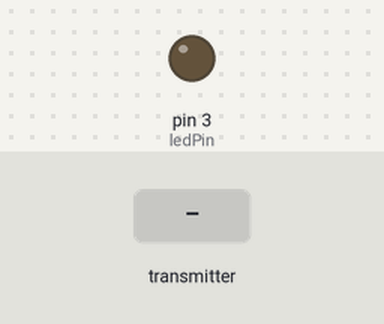
This sketch was run on a simulated Arduino Uno, built with avr-gcc and run on an emulated ATmega328P. On the bench: output pins drawn as LEDs (lit = HIGH). The inputs (shaded band) are chosen by the test bench. No radio packets arrive unless stated; what the sketch prints to the serial monitor is not drawn.

Above: at 1.2 s.
1.3 s: the transmitter starts sending received = 64
At 2.5 s:
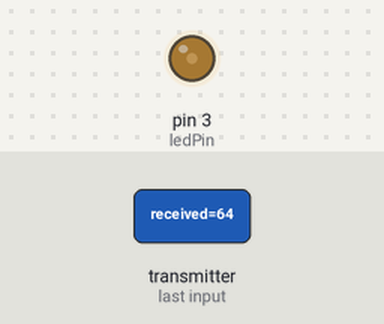
2.8 s: the transmitter starts sending received = 128
At 3.8 s:
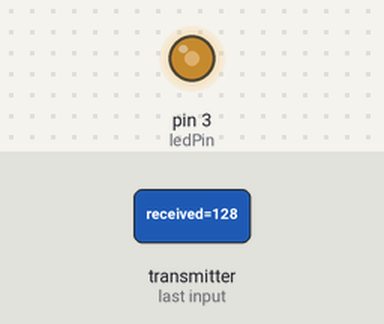
4.3 s: the transmitter starts sending received = 255
At 5.1 s:
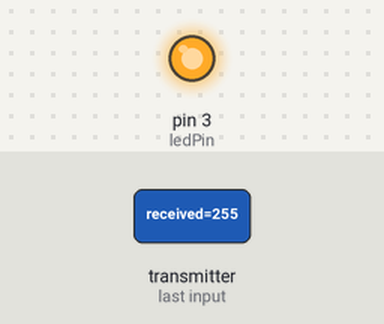
Timing chart, 0 to 7.3 s (numbered marks = the images above; inputs shaded):
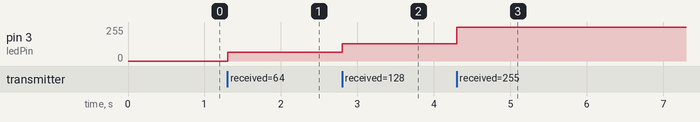

Measured:
- after the input at 1.3 s, pin 3 (ledPin): 0/255 → 64/255 at once
- after the input at 2.8 s, pin 3 (ledPin): 64/255 → 128/255 at once
- after the input at 4.3 s, pin 3 (ledPin): 128/255 → 255/255 at once

The sketch:

wirelessCommunication.ino
```cpp
#include <nRF24L01.h>
#include <printf.h>
#include <RF24.h>
#include <RF24_config.h>

#define RECEIVER 1
#define TRANSMITTER 0

bool radioNumber = RECEIVER;
uint8_t received = 0;
int ledPin = 3;
int pot = A0;
uint8_t potVal = 0;

RF24 radio(7, 8);

byte addresses[][6] = {"1Node", "2Node"};

void setup() {
  // put your setup code here, to run once:
  radio.begin();
  Serial.begin(9600);

  pinMode(ledPin, OUTPUT);
  pinMode(pot, INPUT);

  radio.setPALevel(RF24_PA_HIGH);

  radio.setChannel(73);

  if (radioNumber == RECEIVER) {
    radio.openWritingPipe(addresses[1]);
    radio.openReadingPipe(1, addresses[0]);
  } else {
    radio.openWritingPipe(addresses[0]);
    radio.openReadingPipe(1, addresses[1]);
  }
  radio.startListening();
}
void loop() {
  // put your main code here, to run repeatedly:
  if (radioNumber == TRANSMITTER) {
    radio.stopListening();
    potVal = map(analogRead(pot), 0, 1023, 0, 255);
    if (!radio.write(&potVal, sizeof(uint8_t))) {
      Serial.println("Failed");
    }
    radio.startListening();
  } else {
    while (radio.available()) {
      radio.read(&received, sizeof(uint8_t));
    }
    analogWrite(ledPin, received);
    Serial.println(received);
  }
}
```
